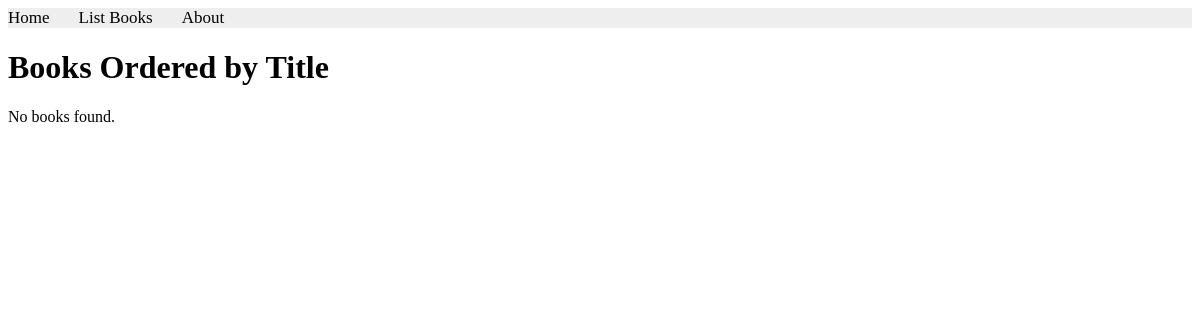
The app's page /books/lab8/task4, older data.
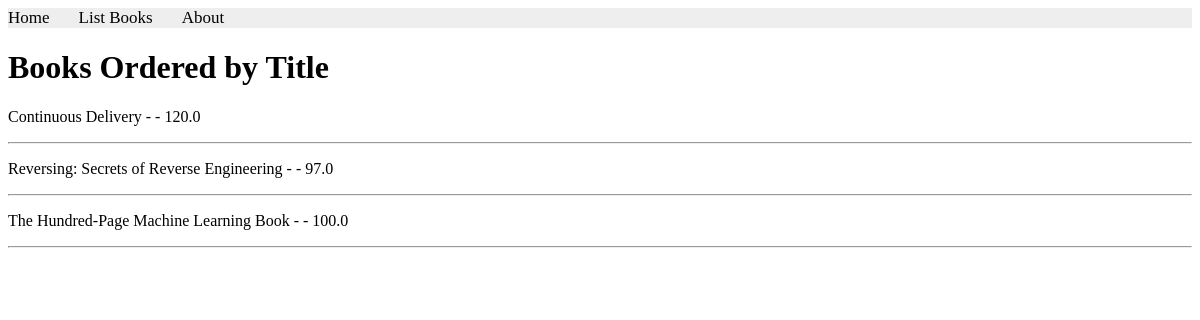
The same page, newer data.
### apps/bookmodule/models.py (models this page shows, shortened)
class Book(models.Model):
    title = models.CharField(max_length=100)
    author = models.CharField(max_length=50, default='')
    edition = models.SmallIntegerField(default=1)
    price = models.FloatField(default=0.0)
    quantity = models.IntegerField(default=1)
    pubdate = models.DateTimeField(null=True, blank=True)
    rating = models.SmallIntegerField(default=1)
    publisher = models.ForeignKey(
        Publisher,
        null=True,
        on_delete=models.SET_NULL
    )
    authors = models.ManyToManyField(Author)

### apps/bookmodule/views.py (the view)
# urls.py: path('lab8/task4', views.lab8_task4, name='lab8_task4'),
def lab8_task4(request):
    books = Book.objects.order_by('title')
    return render(
        request,
        'bookmodule/lab8_task4.html',
        {'books': books}
    )

### apps/templates/bookmodule/lab8_task4.html (shortened to what this page needs)
{% extends "layouts/base.html" %}
{% block content %}
<h1>Books Ordered by Title</h1>
{% for book in books %}
    <p>{{ book.title }} - {{ book.author }} - {{ book.price }}</p>
    <hr>
{% empty %}
    <p>No books found.</p>
{% endfor %}
{% endblock content %}

Row changes from the older to the newer data that the page shows:
added Book: title "Continuous Delivery", price "120.0"
added Book: title "Reversing: Secrets of Reverse Engineering", price "97.0"
added Book: title "The Hundred-Page Machine Learning Book", price "100.0"
Text that changed along with them:
text no longer shown: "No books found."
